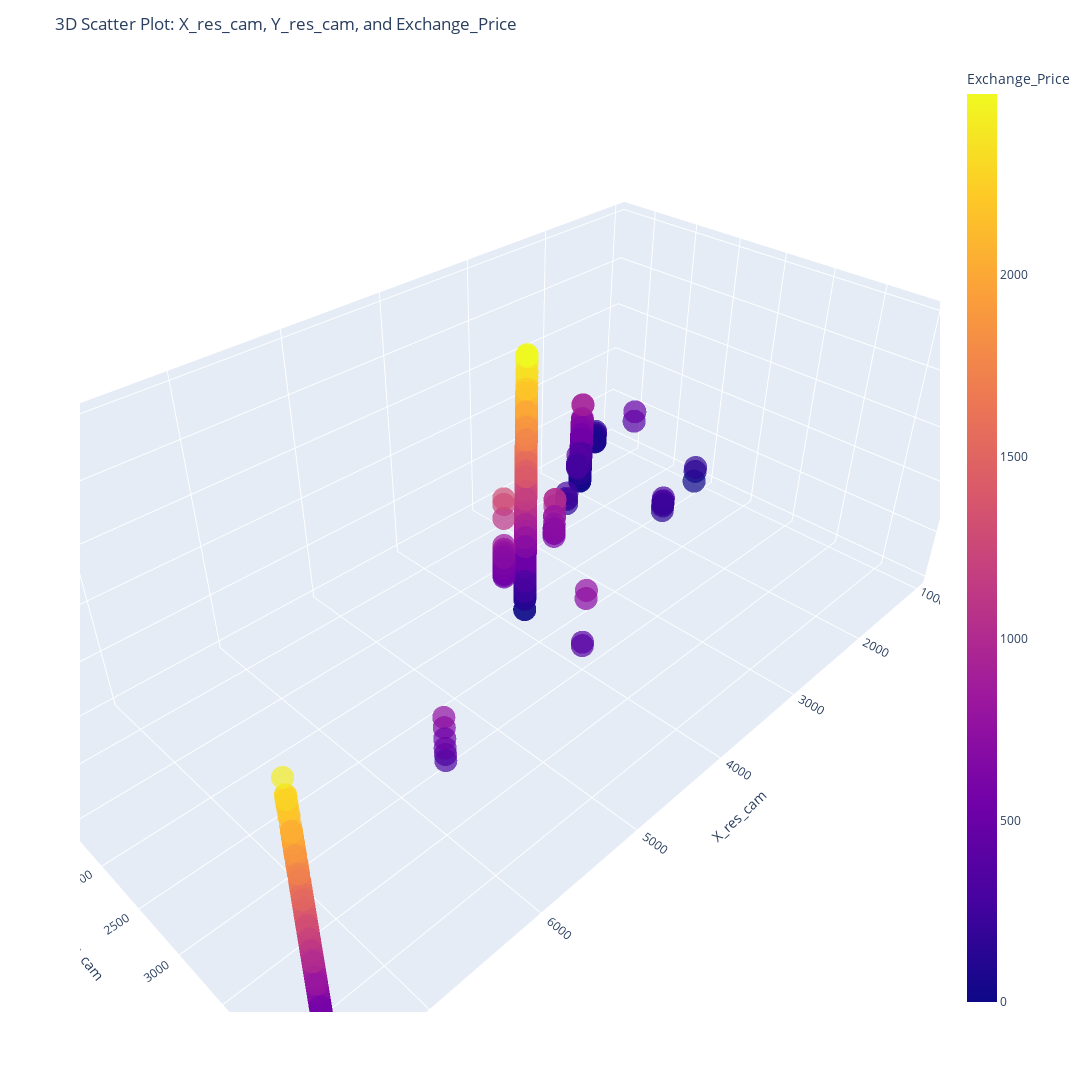

Notebook code for this chart:
### Code cell
df[['X_res_cam', 'Y_res_cam']] = df['Video Recording'].str.split('x', expand=True)
df['X_res_cam'] = pd.to_numeric(df['X_res_cam'])
df['Y_res_cam'] = pd.to_numeric(df['Y_res_cam'])

# Sort the DataFrame by 'X_res_cam' and 'Y_res_cam'
df_sorted = df.sort_values(['X_res_cam', 'Y_res_cam'])

fig = px.scatter_3d(df_sorted, x='X_res_cam', y='Y_res_cam', z='Exchange_Price', color='Exchange_Price', opacity=0.7, size_max=10)

fig.update_layout(scene=dict(xaxis_title='X_res_cam', yaxis_title='Y_res_cam', zaxis_title='Exchange_Price'),
                  title='3D Scatter Plot: X_res_cam, Y_res_cam, and Exchange_Price', width=1200, height=1200)

fig.show()

### Figure 1 — Plotly figure (JSON) as saved in the notebook; plotly's stock layout.template omitted (floating-point values rounded to 4 significant figures; data arrays with more than 128 entries replaced by an {"elided": "..."} marker saying what was removed)
{"data": [{"hovertemplate": "X_res_cam=%{x}<br>Y_res_cam=%{y}<br>Exchange_Price=%{marker.color}<extra></extra>", "legendgroup": "", "marker": {"color": {"elided": "3866 float values"}, "coloraxis": "coloraxis", "opacity": 0.7, "symbol": "circle"}, "mode": "markers", "name": "", "scene": "scene", "showlegend": false, "type": "scatter3d", "x": {"elided": "3866 int values"}, "y": {"elided": "3866 int values"}, "z": {"elided": "3866 float values"}}], "layout": {"coloraxis": {"colorbar": {"title": {"text": "Exchange_Price"}}, "colorscale": [[0, "#0d0887"], [0.1111, "#46039f"], [0.2222, "#7201a8"], [0.3333, "#9c179e"], [0.4444, "#bd3786"], [0.5556, "#d8576b"], [0.6667, "#ed7953"], [0.7778, "#fb9f3a"], [0.8889, "#fdca26"], [1, "#f0f921"]]}, "height": 1200, "legend": {"tracegroupgap": 0}, "margin": {"t": 60}, "scene": {"domain": {"x": [0, 1], "y": [0, 1]}, "xaxis": {"title": {"text": "X_res_cam"}}, "yaxis": {"title": {"text": "Y_res_cam"}}, "zaxis": {"title": {"text": "Exchange_Price"}}}, "title": {"text": "3D Scatter Plot: X_res_cam, Y_res_cam, and Exchange_Price"}, "width": 1200}}
